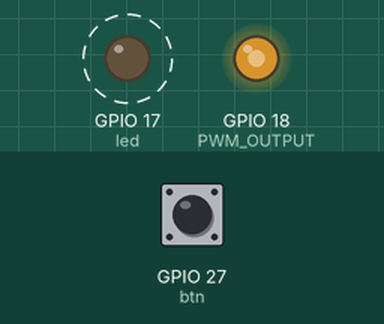
This program was run on a simulated Raspberry Pi (BCM pin numbers). On the bench: output pins drawn as LEDs (lit = HIGH). Dashed ring = blinking. The test bench sets the inputs (shaded band); at power-on: GPIO 27 (btn) HIGH. What the program prints to the terminal is not drawn.

Above: at 1.2 s.
1.3 s: GPIO 27 (btn) pulled LOW for 0.15 s
Timing chart, 0 to 10.3 s (numbered marks = the images above; inputs shaded):
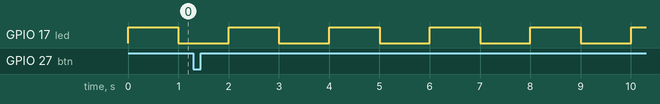

The program:

edge_controller.py
```python
#!/usr/bin/env python3
"""
Raspberry Pi 5 Industrial Edge Controller
Hardware: BCM2712 Quad-Core Cortex-A76 running Linux
Utilizes high-speed gpiozero & spidev for 40-pin header interfacing
"""

import time
import sys
from gpiozero import LED, Button, PWMOutputDevice

STATUS_PIN = 17   # Pin 11 on 40-pin header
INPUT_BTN = 27    # Pin 13
PWM_OUTPUT = 18   # Pin 12 (Hardware PWM0)

def on_button_pressed():
    print("[ALERT] Hardware Trigger Button Activated on GPIO 27!")

def main():
    print("Initializing Raspberry Pi 5 Hardware Edge Controller...")
    led = LED(STATUS_PIN)
    pwm = PWMOutputDevice(PWM_OUTPUT, frequency=1000)
    btn = Button(INPUT_BTN)
    btn.when_pressed = on_button_pressed

    pwm.value = 0.65  # 65% Duty Cycle
    print("Edge Controller Running. Press Ctrl+C to terminate.")

    try:
        while True:
            led.toggle()
            time.sleep(1.0)
    except KeyboardInterrupt:
        print("\nShutting down hardware peripherals safely.")
        led.off()
        pwm.off()

if __name__ == '__main__':
    main()
```

Measured:
- by itself, GPIO 17 (led): alternates HIGH for 1.0 s and LOW for 1.0 s
